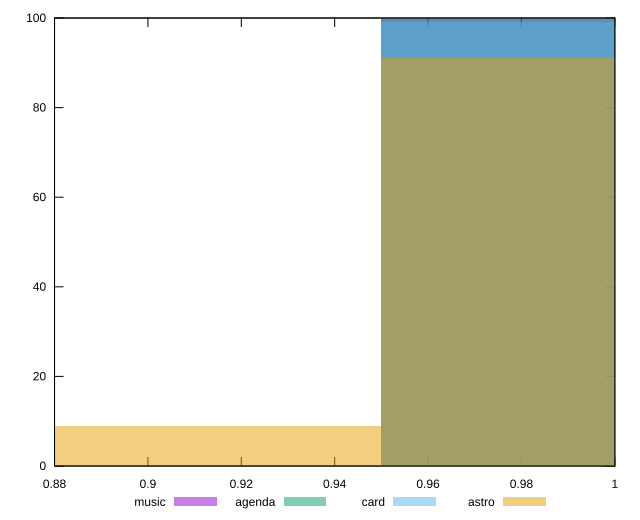

Write gnuplot code to recreate this figure.
reset

$music <<EOF
1 100
EOF

$agenda <<EOF
1 100
EOF

$card <<EOF
1 99
EOF

$astro <<EOF
1 91
0.9 9
EOF

set key outside below
set boxwidth 0.1
set xrange [0.88:1]
set yrange [0:100]
set trange [0:100]
set style fill transparent solid 0.5 noborder
set terminal svg size 640, 520 enhanced background rgb 'white'
set output "reports/report_00030_2021-02-24T20-42-31.540Z/legacy-javascript/comparison/histogram/all_score.svg"

plot $music title "music" with boxes, \
     $agenda title "agenda" with boxes, \
     $card title "card" with boxes, \
     $astro title "astro" with boxes

reset
